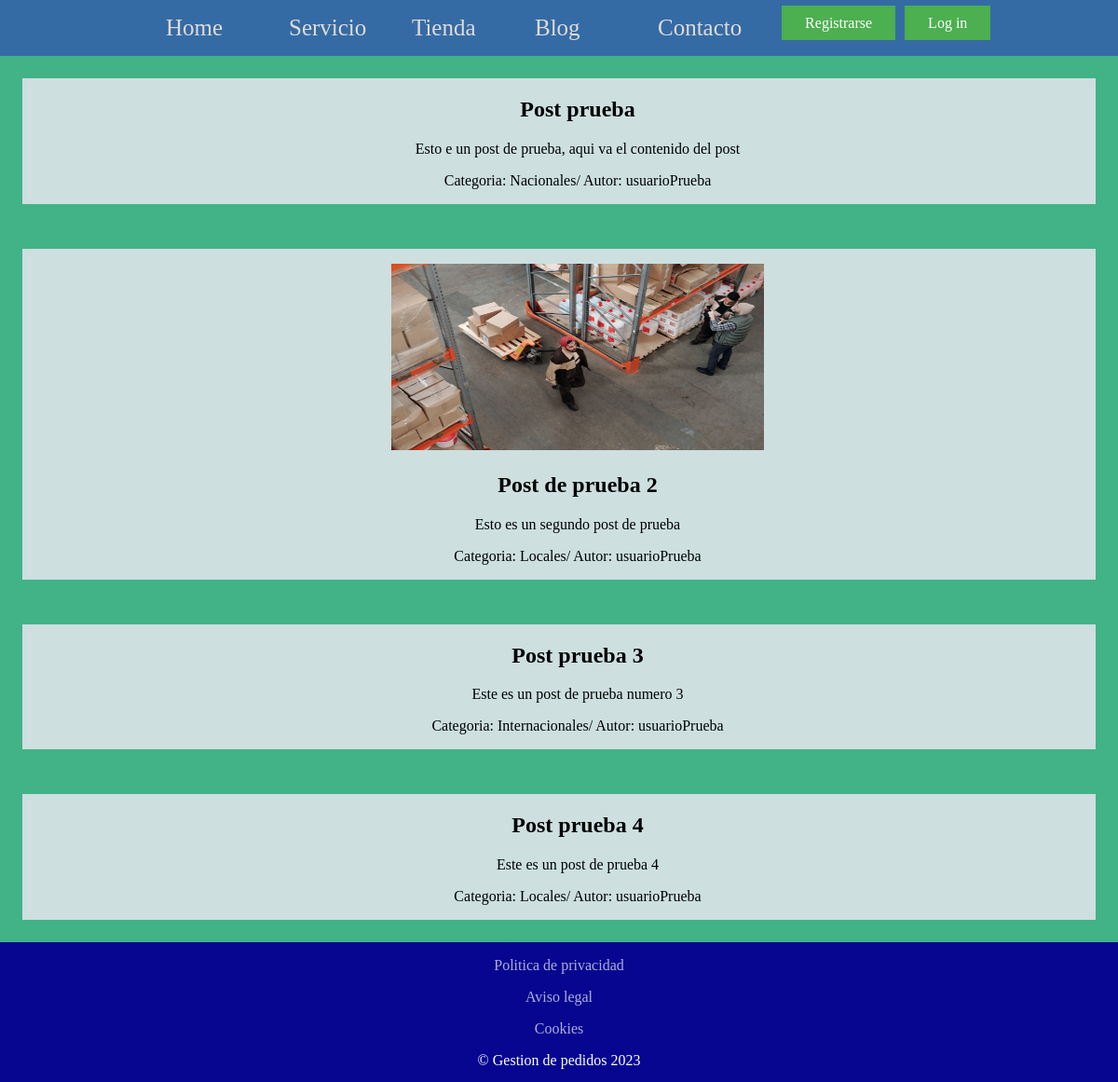
Screenshot of /blog/ with the database file from the repository.
### blog/models.py (models this page shows)
class Post(models.Model):
    imagen = models.ImageField(upload_to='post',null=True, blank=True)
    titulo= models.CharField(max_length=50)
    contenido= models.TextField(max_length=200)
    autor = models.ForeignKey(User,on_delete=models.CASCADE)
    categoria= models.ManyToManyField(Categoria)
    class Meta:
        verbose_name='post'
        verbose_name_plural='posts'

class Categoria(models.Model):
    nombre = models.CharField(max_length=50)
    create = models.DateTimeField(auto_now_add=True)
    update = models.DateTimeField(auto_now_add=True)
    class Meta:
        verbose_name='categoria'
        verbose_name_plural='categorias'
    def __str__(self) -> str:
        return self.nombre

### blog/views.py (the view)
# urls.py: path('', views.Blog, name='blog'),
def Blog(request):
    posts= Post.objects.all()
    category = Categoria.objects.all()
    return render(request, 'blog.html', {'posts': posts, 'category':category})

### carro/context_processors.py (called while the page is built)
def importeTotalCarro(request):
    carro=Carro(request)
    total=0
    for key, value in request.session['carro'].items():
        total = total+(float(value['precio']))
    return {'Importe_total':total}

### blog/Template/blog.html
{%extends 'header/base.html'%}
{%load static %}
{%block content%}
<link rel="stylesheet" href="{%static 'styleBlog.css'%}">
<section class="contenedor">
    {% for post in posts%}
    <div class="content-list">
        <ul>
            {%if post.imagen%}
                <li><p style="color: black;"><img src="{{post.imagen.url}}" alt="" width="400px" height="200px"></p></li>
            {%endif%}
            <li><h2>{{post.titulo}}</h2></li>
            <li><p>{{post.contenido}}</p></li>
            <li><p>Categoria: {%for categoria in post.categoria.all%}{{categoria}}{%endfor%}/ Autor: {{post.autor}}</p></li>
        </ul>
    </div>
    {%endfor%}
</section>
{%endblock%}

### blog/static/styleBlog.css (style rules this page uses)
body { margin: 0%; padding: 0%; }
.contenedor { display: flex; flex-wrap: wrap; flex-direction: column; background: rgb(66, 178, 135); }
.content-list { margin: 2%; background: rgba(218, 228, 231, 0.912); width: auto; text-align: center; }
.content-list ul { margin: 0; list-style-type: none; }

### rows the page displays
Post: titulo "Post prueba", contenido "Esto e un post de prueba, aqui va el contenido del post", autor "usuarioPrueba"
Categoria: nombre "Nacionales"
Post: imagen (picture), titulo "Post de prueba 2", contenido "Esto es un segundo post de prueba", autor "usuarioPrueba"
Categoria: nombre "Locales"
Post: titulo "Post prueba 3", contenido "Este es un post de prueba numero 3", autor "usuarioPrueba"
Categoria: nombre "Internacionales"
Post: titulo "Post prueba 4", contenido "Este es un post de prueba 4", autor "usuarioPrueba"
